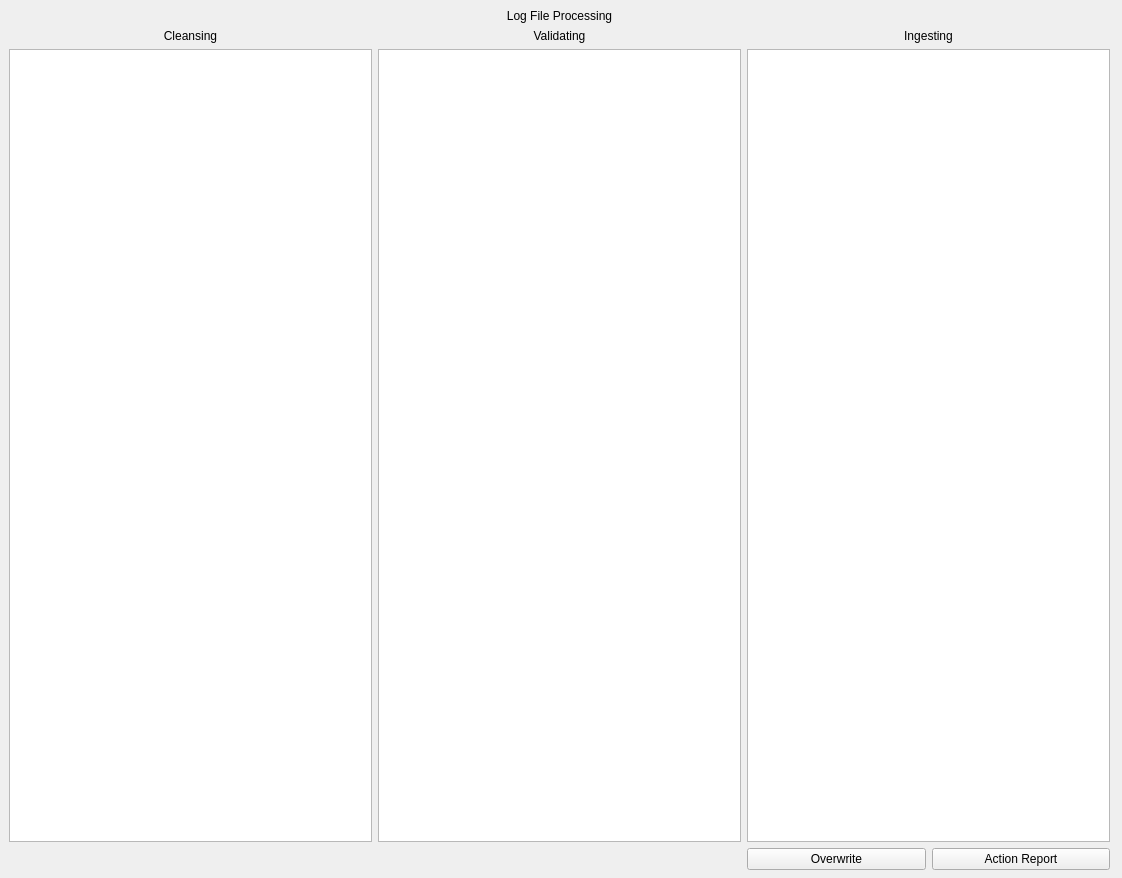
<?xml version="1.0" encoding="UTF-8"?>
<ui version="4.0">
 <class>Form</class>
 <widget class="QWidget" name="Form">
  <property name="geometry">
   <rect>
    <x>0</x>
    <y>0</y>
    <width>1122</width>
    <height>878</height>
   </rect>
  </property>
  <property name="windowTitle">
   <string>Form</string>
  </property>
  <widget class="QWidget" name="gridLayoutWidget">
   <property name="geometry">
    <rect>
     <x>9</x>
     <y>9</y>
     <width>1101</width>
     <height>861</height>
    </rect>
   </property>
   <layout class="QGridLayout" name="gridLayout">
    <item row="2" column="0">
     <layout class="QVBoxLayout" name="verticalLayout">
      <item>
       <widget class="QTableView" name="cleansingTable"/>
      </item>
     </layout>
    </item>
    <item row="2" column="2">
     <widget class="QTableView" name="ingestingTable"/>
    </item>
    <item row="2" column="1">
     <widget class="QTableView" name="validatingTable"/>
    </item>
    <item row="0" column="1">
     <widget class="QLabel" name="label">
      <property name="text">
       <string>Log File Processing</string>
      </property>
      <property name="alignment">
       <set>Qt::AlignCenter</set>
      </property>
     </widget>
    </item>
    <item row="1" column="0">
     <widget class="QLabel" name="label_2">
      <property name="text">
       <string>Cleansing</string>
      </property>
      <property name="alignment">
       <set>Qt::AlignCenter</set>
      </property>
     </widget>
    </item>
    <item row="1" column="2">
     <widget class="QLabel" name="label_4">
      <property name="text">
       <string>Ingesting</string>
      </property>
      <property name="alignment">
       <set>Qt::AlignCenter</set>
      </property>
     </widget>
    </item>
    <item row="1" column="1">
     <widget class="QLabel" name="label_3">
      <property name="text">
       <string>Validating</string>
      </property>
      <property name="alignment">
       <set>Qt::AlignCenter</set>
      </property>
     </widget>
    </item>
    <item row="3" column="2">
     <layout class="QHBoxLayout" name="horizontalLayout">
      <item>
       <widget class="QPushButton" name="pushButton">
        <property name="text">
         <string>Overwrite</string>
        </property>
       </widget>
      </item>
      <item>
       <widget class="QPushButton" name="pushButton_2">
        <property name="text">
         <string>Action Report</string>
        </property>
       </widget>
      </item>
     </layout>
    </item>
   </layout>
  </widget>
 </widget>
 <resources/>
 <connections/>
</ui>
